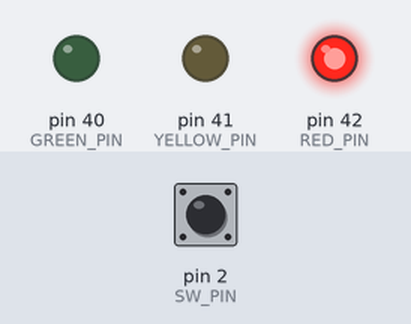
A sketch run on a simulated Arduino Mega 2560, built with avr-gcc and run on an emulated ATmega2560. Shown: output pins drawn as LEDs (lit = HIGH). Inputs (shaded band) come from the test bench; at power-on: pin 2 (SW_PIN) HIGH.

Above: at 1.2 s.
1.3 s: pin 2 (SW_PIN) pulsed LOW 5 times (0.12 s each, 0.3 s apart)
At 2.9 s:
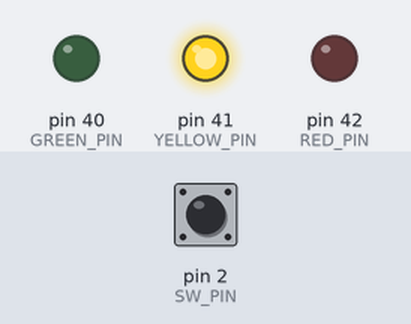
4.3 s: pin 2 (SW_PIN) pulled LOW for 0.15 s
At 5.4 s:
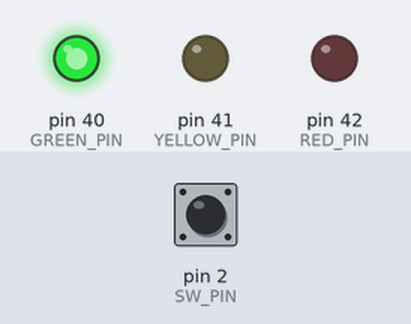
5.9 s: pin 2 (SW_PIN) pulled LOW for 1 s
At 7.8 s:
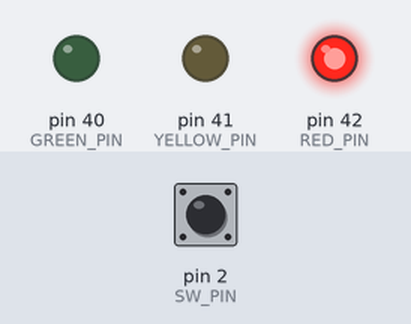
Timing chart, 0 to 9.3 s (numbered marks = the images above; inputs shaded):
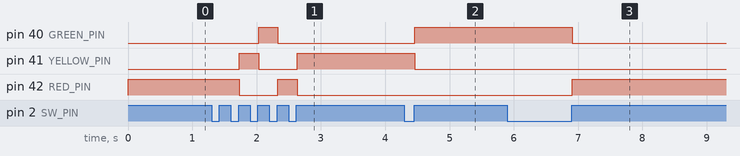

The sketch:

Switch-LED.ino
```cpp
constexpr int SW_PIN = 2;
constexpr int RED_PIN = 42;
constexpr int YELLOW_PIN = 41;
constexpr int GREEN_PIN = 40;
int count;


void setup() {
  pinMode(RED_PIN, OUTPUT);
  pinMode(YELLOW_PIN, OUTPUT);
  pinMode(GREEN_PIN, OUTPUT);
  pinMode(SW_PIN, INPUT_PULLUP);
  digitalWrite(RED_PIN,1);
  count = 0;
}


void loop() {
  while (digitalRead(SW_PIN) == 1)
    ;  // รอจนกว่าสวิตช์จะถูกกด
  delay(10);
  count++;
  printf("%d\n", count);
  while (digitalRead(SW_PIN) == 0)
    ;  // รอจนกว่าสวิตช์จะถูกปล่อย
  delay(10);
  switch (count) {
  case 1:
    digitalWrite(GREEN_PIN,0);
    digitalWrite(RED_PIN,1);
    break;
  case 2:
    digitalWrite(RED_PIN,0);
    digitalWrite(YELLOW_PIN,1);
    break;
  case 3:
    digitalWrite(YELLOW_PIN,0);
    digitalWrite(GREEN_PIN,1);
    break;
  default:
    //
    break;
}
  if (count == 3) {
    count = 0;
    printf("%d\n", count);
  }
}
```

Measured:
- after the input at 1.3 s, pin 40 (GREEN_PIN): LOW → HIGH after 0.73 s, → LOW 0.30 s later; pin 41 (YELLOW_PIN): LOW → HIGH after 0.43 s, → LOW 0.30 s later, → HIGH 0.60 s later; pin 42 (RED_PIN): HIGH → LOW after 0.43 s, → HIGH 0.60 s later, → LOW 0.30 s later
- after the input at 4.3 s, pin 40 (GREEN_PIN): LOW → HIGH after 0.16 s; pin 41 (YELLOW_PIN): HIGH → LOW after 0.16 s
- after the input at 5.9 s, pin 40 (GREEN_PIN): HIGH → LOW after 1.0 s; pin 42 (RED_PIN): LOW → HIGH after 1.0 s
